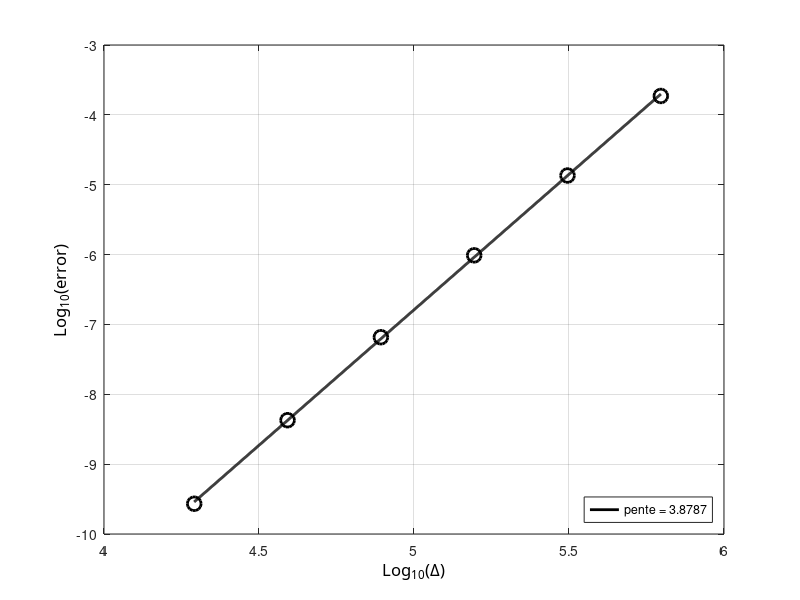

MATLAB code to generate this figure:
clc; clear all; close all;

radius=6371220;
N=[16 32 64 128 256 512];
dx=2*pi*radius./(4*N);
e=[1.8636*10^-4 1.3545*10^-5 9.7564*10^-7 6.5592*10^-8 4.2563*10^-9 2.7115*10^-10];
%e=[3.1368*10^-4 2.3910*10^-5 1.6716*10^-6 1.1088*10^-7 7.1437*10^-9 4.5361*10^-10];


ldx=log10(dx);
leh=log10(e);



%% plot 1
figure(11); 
%% curve 1
hl1=plot(ldx,leh,'ok');
set(hl1,'LineWidth',2.0);
set(hl1,'MarkerSize',10);
set(hl1,'MarkerEdgeColor','k');

hold on;
[a11,b1]=polyfit(ldx,leh,1);
tt=linspace(min(ldx),max(ldx),1000);
lsq1=a11(2)+a11(1)*tt;

% %% courbes...
hlf1=plot(tt,lsq1,'-k');
set(hlf1,'LineWidth',2.0);

%% legend
legend(hlf1,{['pente = ' num2str(a11(1))]},'Location','SouthEast')

ha=gca;
xa=get(gca,'Xlabel');
set(ha,'Xgrid','on');
set(xa,'String','Log_{10}(\Delta)');
set (xa,'FontName','Calibri');
set(xa,'FontSize',12);

% ylabel
ha=gca;
ya=get(gca,'Ylabel');
set(ha,'Ygrid','on');
set(ya,'String','Log_{10}(error)');
set (ya,'FontName','Calibri');
set(ya,'FontSize',12);


